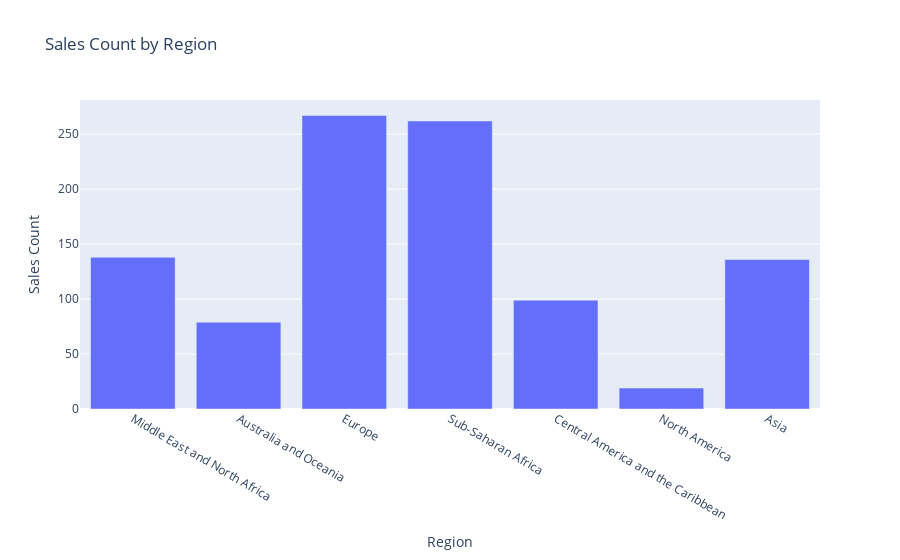

Notebook cell for this chart:
### Code cell
# using manually created dataframe
manual_df.ai.plot("Sales count by Region")

### Figure 1 — Plotly figure (JSON) as saved in the notebook; plotly's stock layout.template omitted (floating-point values rounded to 4 significant figures)
{"data": [{"alignmentgroup": "True", "hovertemplate": "Region=%{x}<br>Sales Count=%{y}<extra></extra>", "legendgroup": "", "marker": {"color": "#636efa", "pattern": {"shape": ""}}, "name": "", "offsetgroup": "", "orientation": "v", "showlegend": false, "textposition": "auto", "type": "bar", "x": ["Middle East and North Africa", "Australia and Oceania", "Europe", "Sub-Saharan Africa", "Central America and the Caribbean", "North America", "Asia"], "xaxis": "x", "y": [138, 79, 267, 262, 99, 19, 136], "yaxis": "y"}], "layout": {"barmode": "relative", "legend": {"tracegroupgap": 0}, "title": {"text": "Sales Count by Region"}, "xaxis": {"anchor": "y", "domain": [0, 1], "title": {"text": "Region"}}, "yaxis": {"anchor": "x", "domain": [0, 1], "title": {"text": "Sales Count"}}}}
